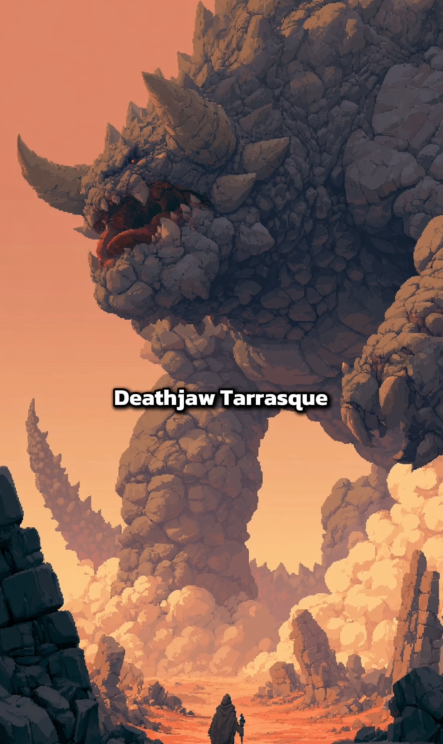
#> input picture kaiju/art/style_refs/ref_05.png, 443 x 744 px
$ python -i m003.py   (imports and definitions only)
#> lines starting #> are read from the running program, lines starting #| are printed output that depends on the picture
#> further down, picture is the input picture: shape (744, 443, 3); mean B, G, R 84.7, 98.5, 134.9
"""R-002: reference implementations (research notes) of the M-003@v1 sub-measures, validated on the reference
panels and on synthetic positive/negative controls. Writes research/R-002/m003_validation.json."""
import json, os
import numpy as np, cv2
from scipy.ndimage import gaussian_filter, uniform_filter
from scipy.stats import spearmanr
from common import *
from analyse_panels import denoise
from synth import make_scene, render, quantise, ramp_lab, load_ramp, contrast_targets, W, H

# ---------- (a) palette adherence ----------
# [40 lines left out: functions adherence, dither_metrics, not called in this run]

# ---------- (c) value banding by depth ----------
BANDS = [0, 50, 150, 400, 1000, 2500, 6000, 1e9]
# [74 lines left out: functions depth_banding, target_contrast, value_levels, hue_families, grid_integrity, not called in this run]

# ---------- (e) composition (advisory) ----------
def composition(Limg, sky_mask=None):
    if sky_mask is None:  # reference images have no depth: sky = top-connected low-texture region near top-row L*
        sd = np.sqrt(np.maximum(uniform_filter(Limg ** 2, 5) - uniform_filter(Limg, 5) ** 2, 0))
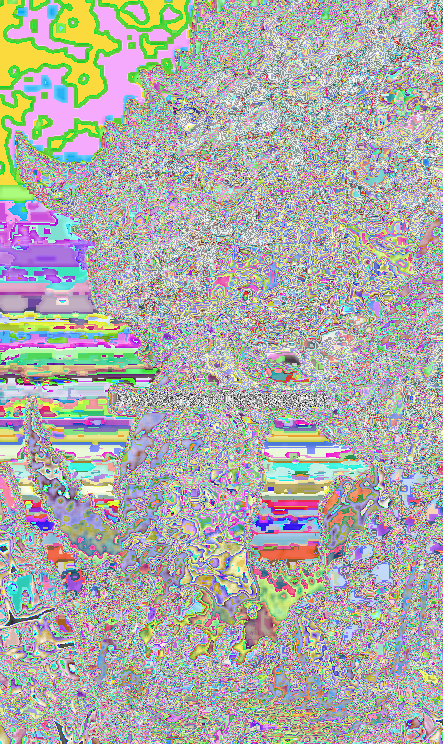
#> sd: shape (744, 443, 3) float16; mean B, G, R 10.63, 10.8, 10.8; drawn with min black and max white
        topL = np.median(Limg[:3]); cand = (sd < 3.0) & (np.abs(Limg - topL) < 12)
#> after `topL = np.median(Limg[:3])`: topL = 101
#> after `cand = (sd < 3.0) & (np.abs(Limg - topL) < 12)`:
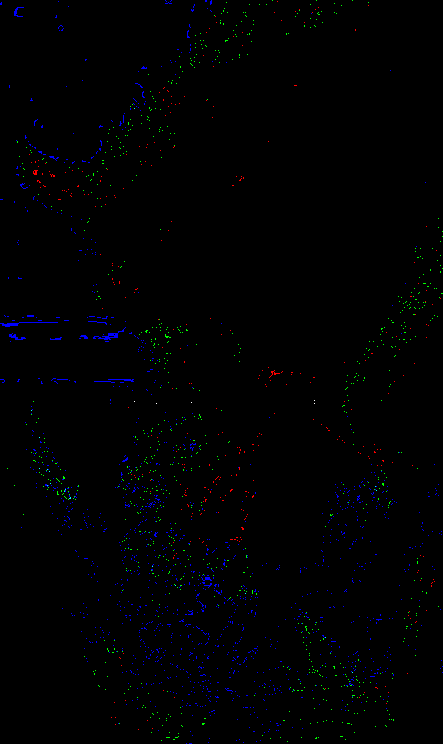
#> cand: shape (744, 443, 3) bool; mean B, G, R 0.00761, 0.00313, 0.00134
#> (the run stopped early here; a loop or call above may not have finished)
